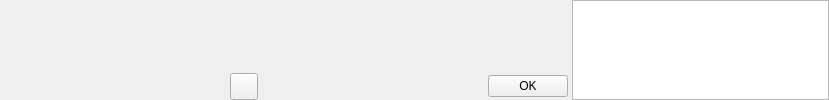
<?xml version="1.0" encoding="UTF-8"?>
<ui version="4.0">
 <class>IntervalSimulationWidget</class>
 <widget class="QWidget" name="IntervalSimulationWidget">
  <property name="geometry">
   <rect>
    <x>0</x>
    <y>0</y>
    <width>829</width>
    <height>100</height>
   </rect>
  </property>
  <property name="sizePolicy">
   <sizepolicy hsizetype="Expanding" vsizetype="Minimum">
    <horstretch>0</horstretch>
    <verstretch>0</verstretch>
   </sizepolicy>
  </property>
  <property name="minimumSize">
   <size>
    <width>0</width>
    <height>100</height>
   </size>
  </property>
  <property name="maximumSize">
   <size>
    <width>16777215</width>
    <height>109</height>
   </size>
  </property>
  <property name="windowTitle">
   <string>Interval Simulation</string>
  </property>
  <layout class="QHBoxLayout" name="horizontalLayout_2">
   <property name="spacing">
    <number>4</number>
   </property>
   <property name="leftMargin">
    <number>0</number>
   </property>
   <property name="topMargin">
    <number>0</number>
   </property>
   <property name="rightMargin">
    <number>0</number>
   </property>
   <property name="bottomMargin">
    <number>0</number>
   </property>
   <item>
    <widget class="QWidget" name="widget" native="true">
     <property name="sizePolicy">
      <sizepolicy hsizetype="Minimum" vsizetype="Minimum">
       <horstretch>0</horstretch>
       <verstretch>0</verstretch>
      </sizepolicy>
     </property>
     <layout class="QVBoxLayout" name="verticalLayout_2">
      <property name="spacing">
       <number>0</number>
      </property>
      <property name="leftMargin">
       <number>0</number>
      </property>
      <property name="topMargin">
       <number>0</number>
      </property>
      <property name="rightMargin">
       <number>0</number>
      </property>
      <property name="bottomMargin">
       <number>0</number>
      </property>
      <item>
       <widget class="TimeAxis" name="timeAxis" native="true">
        <property name="minimumSize">
         <size>
          <width>568</width>
          <height>65</height>
         </size>
        </property>
       </widget>
      </item>
      <item>
       <layout class="QHBoxLayout" name="horizontalLayout">
        <item>
         <spacer name="horizontalSpacer_2">
          <property name="orientation">
           <enum>Qt::Horizontal</enum>
          </property>
          <property name="sizeHint" stdset="0">
           <size>
            <width>40</width>
            <height>20</height>
           </size>
          </property>
         </spacer>
        </item>
        <item>
         <widget class="QToolButton" name="toolButton">
          <property name="text">
           <string/>
          </property>
          <property name="icon">
           <iconset resource="Resources.qrc">
            <normaloff>:/icons/icons/play.png</normaloff>:/icons/icons/play.png</iconset>
          </property>
          <property name="iconSize">
           <size>
            <width>20</width>
            <height>20</height>
           </size>
          </property>
         </widget>
        </item>
        <item>
         <spacer name="horizontalSpacer">
          <property name="orientation">
           <enum>Qt::Horizontal</enum>
          </property>
          <property name="sizeHint" stdset="0">
           <size>
            <width>40</width>
            <height>20</height>
           </size>
          </property>
         </spacer>
        </item>
        <item>
         <widget class="QPushButton" name="pushButton">
          <property name="text">
           <string>OK</string>
          </property>
         </widget>
        </item>
       </layout>
      </item>
     </layout>
    </widget>
   </item>
   <item>
    <widget class="QListWidget" name="listWidget">
     <property name="maximumSize">
      <size>
       <width>16777215</width>
       <height>100</height>
      </size>
     </property>
    </widget>
   </item>
  </layout>
 </widget>
 <customwidgets>
  <customwidget>
   <class>TimeAxis</class>
   <extends>QWidget</extends>
   <header>timeaxis.h</header>
   <container>1</container>
  </customwidget>
 </customwidgets>
 <resources>
  <include location="Resources.qrc"/>
 </resources>
 <connections/>
</ui>
